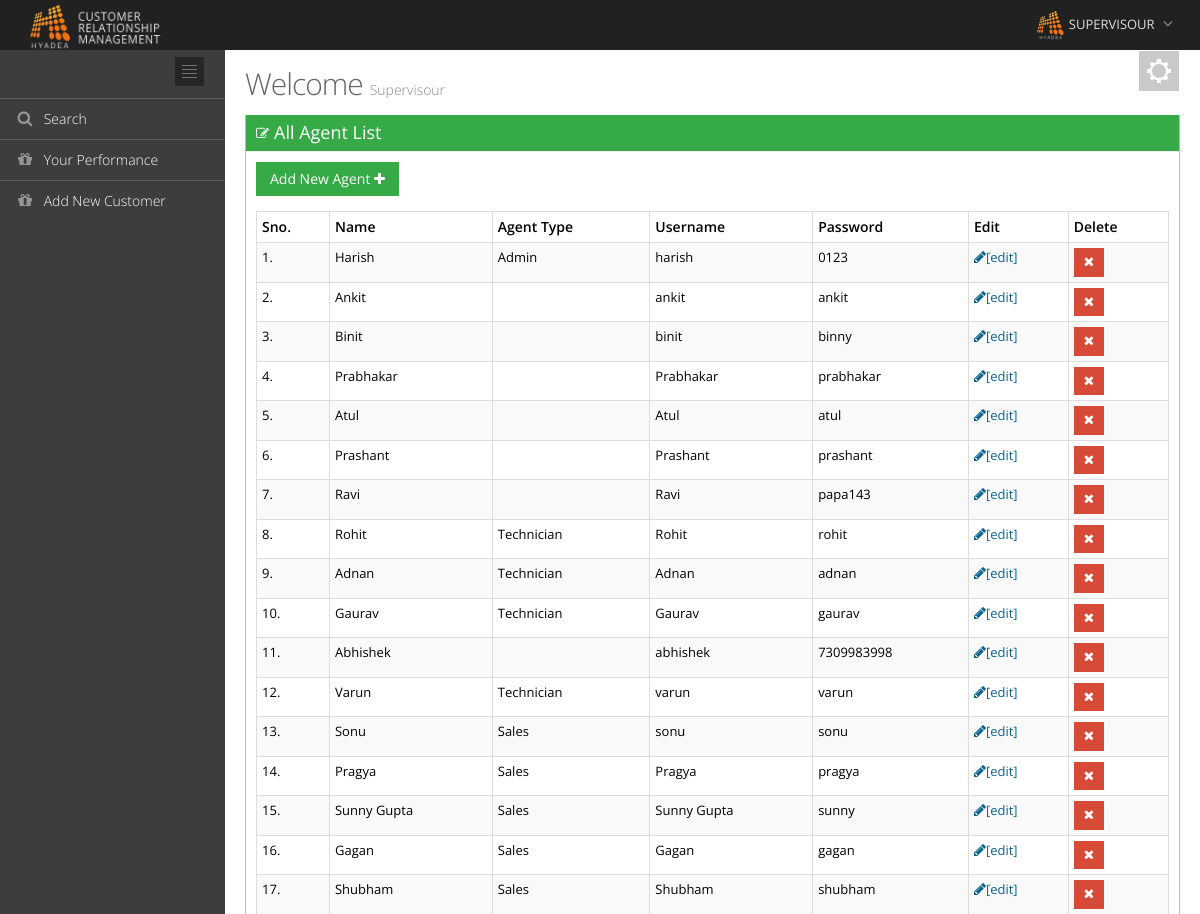
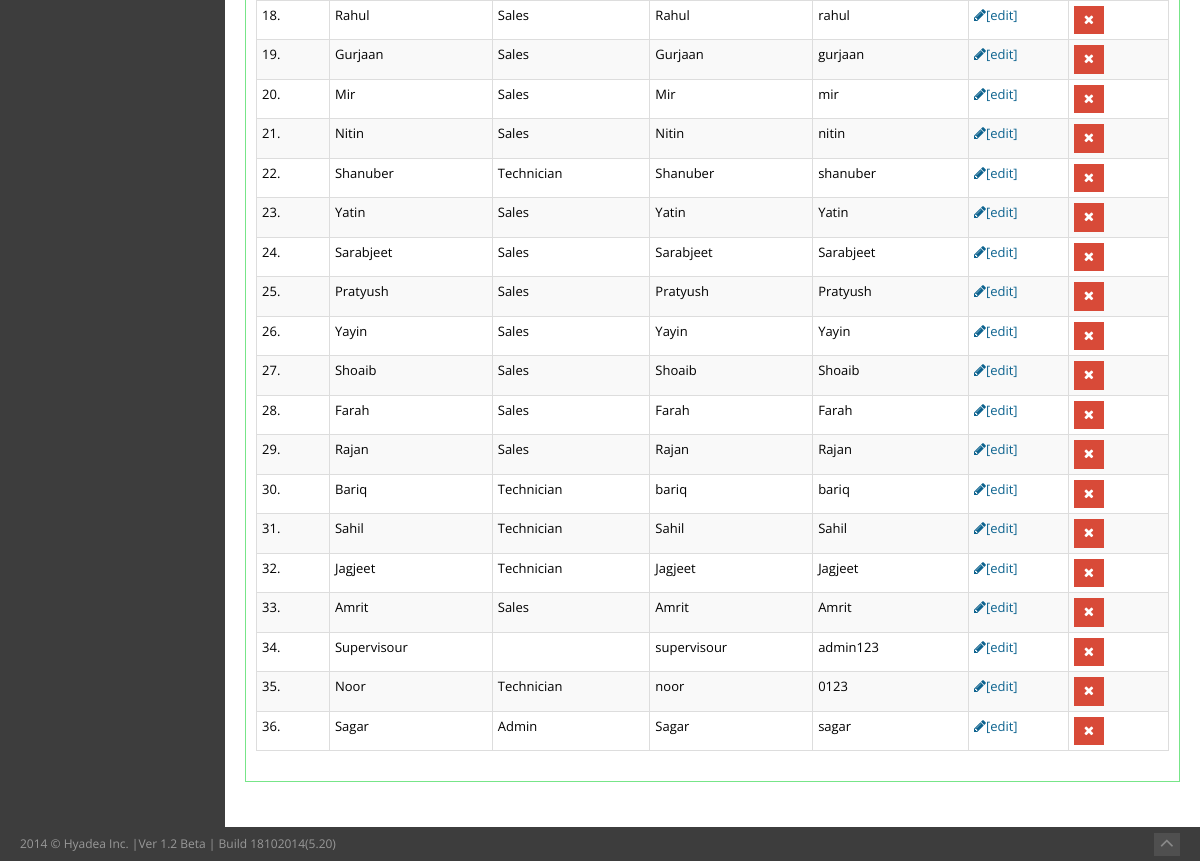
The app's page /agent_list_new.php (signed in) with its own data (2 pictures, top to bottom).
### tables this page shows
CREATE TABLE IF NOT EXISTS `users` (
  `id` int(11) NOT NULL AUTO_INCREMENT,
  `username` varchar(50) NOT NULL,
  `agent_type` int(2) NOT NULL,
  `email` varchar(200) NOT NULL,
  `password` varchar(15) NOT NULL,
  PRIMARY KEY (`id`)
);

### agent_list_new.php (the view, shortened to what this page needs)
<?php
    include('includes/l_header.php');
   ?>
<body class="page-header-fixed">
<?php include('includes/main_header.php');?>
<div class="page-container">
	<?php include_once('includes/left_sidebar.php');?>
	<div class="page-content-wrapper">
		<div class="page-content">
			<?php include_once('includes/setting.php'); ?>
			<div class="row">
				<div class="col-md-12">
					<h3 class="page-title">
                                            Welcome <small><?php echo ucfirst($_SESSION['username']);?></small>
					</h3>
				</div>
			</div>
			<div class="row">
                            <div class="col-md-12">
					<div class="portlet box green">
						<div class="portlet-title">
							<div class="caption">
								<i class="fa fa-edit"></i>All Agent List
							</div>
						</div>
						<div class="portlet-body  flip-scroll">
							<div class="table-toolbar">
								<div class="btn-group">
                                                                    <a href="add_new_agent.php"><button id="sample_editable_1_new" class="btn green">
									Add New Agent <i class="fa fa-plus"></i>
                                                                        </button></a>
								</div>
							</div>
							<table class="table table-bordered table-striped table-condensed flip-content">
							<thead class="flip-content">
							<tr>
                                                            <th>Sno.</th>
                                                            <th>Name</th>
                                                            <th>Agent Type</th>
                                                            <th>Username</th>
                                                            <th>Password</th>
                                                            <th>Edit</th>
                                                            <th>Delete</th>
							</tr>
							</thead>
							<tbody>
                                                        <?php
                                                            $query = mysql_query("SELECT * FROM `users` where `id` >1");
                                                            $result_count = mysql_num_rows($query);
                                                            if($result_count>0){
                                                            $i = 1;
                                                            while($result_data = mysql_fetch_array($query))
                                                             {
                                                        ?>
                                                        <tr>
                                                            <td><?php echo $i++; ?>.</td>
                                                            <td> <?php echo ucfirst($result_data['username']); ?> </td>
                                                            <td> <?php if($result_data['agent_type']==1)
															{ echo 'Technician'; }
															if($result_data['agent_type']==2)
															{ echo 'Sales';}
															if($result_data['agent_type']==3)
															{ echo 'Admin';} ?> </td>
                                                            <td> <?php echo $result_data['username']; ?> </td>
                                                            <td> <?php echo $result_data['password']; ?> </td>
                                                            <td><a id="pencil" href="edit_agent_new.php?id=<?php echo $result_data['id']?>">
                                                                <i class="fa fa-pencil"></i>[edit] </a>  </td>
                                                            <td><a class="delete" href="delete.php?id=<?php echo $result_data['id']?>" onClick = "javascript: return confirm('Are you SURE you wish to do this?');"><button class="btn btn-sm red filter-cancel"><i class="fa fa-times"></i></button></a> </td>
                                                        </tr>
                                                        <?php }}?>
							</tbody>
							</table>
						</div>
					</div>
				</div>
          </div>
        </div>
			</div>
		</div>
<?php include('includes/footer.php');?>

### assets/css/style-metronic.css (style rules this page uses)
div, input, select, textarea, span, img, table, td, th, p, a, button, ul, code, pre, li { -webkit-border-radius: 0 !important; -moz-border-radius: 0 !important; border-radius: 0 !important; }
.btn { border-width: 0; padding: 7px 14px; font-size: 14px; outline: none !important; -webkit-box-shadow: none !important; -moz-box-shadow: none !important; box-shadow: none !important; -webkit-border-radius: 0 !important; -moz-border-radius: 0 !important; border-radius: 0 !important; text-shadow: none; }
.btn.red { color: white; text-shadow: none; background-color: #d84a38; }
.btn.green { color: white; text-shadow: none; background-color: #35aa47; }
.btn > i { font-size: 14px; }
.btn-sm, .btn-xs { padding: 4px 10px 5px 10px; font-size: 13px; line-height: 1.5; }
.btn-sm > i, .btn-xs > i { font-size: 13px; }
.table thead > tr > th { border-bottom: 0; }

### assets/css/style-responsive.css (style rules this page uses)
@media (min-width: 992px) { .page-content-wrapper { float: left; width: 100%; } }
@media (min-width: 992px) { .page-content { margin-left: 225px; margin-top: 0px; min-height: 600px; padding: 25px 20px 20px 20px; } }

### assets/css/themes/default.css (style rules this page uses)
body { background-color: #3d3d3d !important; }

### records on screen
users: username "Harish", agent_type "Admin", username "harish", password "0123"
users: username "Ankit", username "ankit", password "ankit"
users: username "Binit", username "binit", password "binny"
users: username "Prabhakar", password "prabhakar"
users: username "Atul", password "atul"
users: username "Prashant", password "prashant"
users: username "Ravi", password "papa143"
users: username "Rohit", agent_type "Technician", password "rohit"
users: username "Adnan", agent_type "Technician", password "adnan"
users: username "Gaurav", agent_type "Technician", password "gaurav"
users: username "Abhishek", username "abhishek", password "7309983998"
users: username "Varun", agent_type "Technician", username "varun", password "varun"
users: username "Sonu", agent_type "Sales", username "sonu", password "sonu"
users: username "Pragya", agent_type "Sales", password "pragya"
users: username "Sunny Gupta", agent_type "Sales", password "sunny"
users: username "Gagan", agent_type "Sales", password "gagan"
users: username "Shubham", agent_type "Sales", password "shubham"
users: username "Rahul", agent_type "Sales", password "rahul"
users: username "Gurjaan", agent_type "Sales", password "gurjaan"
users: username "Mir", agent_type "Sales", password "mir"
users: username "Nitin", agent_type "Sales", password "nitin"
users: username "Shanuber", agent_type "Technician", password "shanuber"
users: username "Yatin", agent_type "Sales", password "Yatin"
users: username "Sarabjeet", agent_type "Sales", password "Sarabjeet"
users: username "Pratyush", agent_type "Sales", password "Pratyush"
users: username "Yayin", agent_type "Sales", password "Yayin"
users: username "Shoaib", agent_type "Sales", password "Shoaib"
users: username "Farah", agent_type "Sales", password "Farah"
users: username "Rajan", agent_type "Sales", password "Rajan"
users: username "Bariq", agent_type "Technician", username "bariq", password "bariq"
users: username "Sahil", agent_type "Technician", password "Sahil"
users: username "Jagjeet", agent_type "Technician", password "Jagjeet"
users: username "Amrit", agent_type "Sales", password "Amrit"
users: username "Supervisour", username "supervisour", password "admin123"
users: username "Noor", agent_type "Technician", username "noor", password "0123"
users: username "Sagar", agent_type "Admin", password "sagar"

### other values on screen
$_SESSION['username'] "Supervisour"
